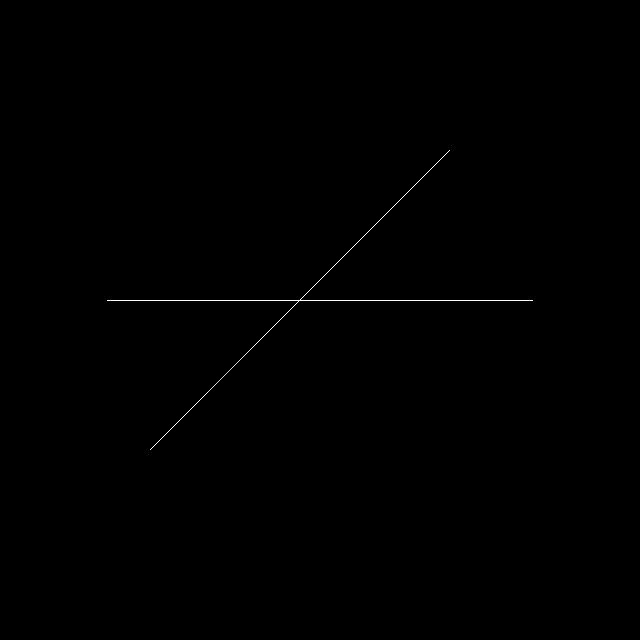
%> input picture rainSTORM_GUI_V2-40/crossed_lines2.png, 640 x 640 px
$ octave rainSTORM_extras_simulate.m   (GNU Octave 9; MATLAB toolbox functions it lacks are replaced by stand-ins)
%> lines starting %> are read from the running program, lines starting %| are printed output that depends on the picture; in (x1, y1, x2, y2) boxes, pixels count from 0 and x2, y2 are one past the last pixel; in counts of white or black regions, pixels touching at a corner belong together; the program's own positions count from 1
% rainSTORM_extras_simulate_3D_BW
%
% 2011 November 29  pseudo-3D_STORM_SIMULATION from Black and White object
%  Simulate some frames for astigmatic 3D storm...
% See    C:\Documents and Settings\ejr36\My
% Documents\Projects\2011_3D_Anisotropic_STORM\2011_11_29_3Dstorm

% Eric Rees
% 2D work on ERF()-matrix method by Mark Deimund
%
% Simulate a stack of anisotropic (3D) localisation microscopy data.
% This simulation uses our usual dSTORM assumptions: temporally independent
% frames, and randomly-activated fluorophores that persist for a duration
% of exactly one frame.
% It also assumes elliptical Gaussian PSFs, after Holtzer-2007:
%
% Holtzer-2007 Gaussian beams [APPLIED PHYSICS LETTERS 90, 053902 2007]
%
% The units in this script (used implicitely) are nanometres
% 16 nm per true-object pixel, 160 nm per CCD pixel
% Beware if other scripts use microns (mine often do - EJR)
%
% Outline:
% 1. Import "crossed lines" as the "true object"
%    This script assumes a black (0) and white (>0) true object
%    Greyscale true objects can be simulated using small edits, if needed
% 2. Determine the "true" fluorophore positions in x-y
%    Assign some z-positions (first try a pseudo-2D inclined plane)
% 3. Simulate some noise-free images using a 2D Gaussian allocation
% 4. Add (optionally) Gaussian and/or Poisson noise
% 5. Save each image sequentially
%
% ImageJ can then be used to compile the stack into a multipage .tif
%
% NOTES FOR SUCCESSFUL USE OF THIS SCRIPT
%
% Memo: in 2D we could use simple conv2, but for a Z-dep Gaussian, we'll
% need something more sophisticated. One approach that could work would be
% to allocate individual PSFs.
%
% Avoid simulating objects whose psfs will overfill their input image size!
% This script will fail if it tries to allocate signal beyond the border o
% the CCD (which equals the true object area). Will try to fix later.
%
% New users will want to edit file output directory (do find: imwrite )


% 0. Set flags to control the algorithm
close all
rng('shuffle')               % Start a random number sequence (see 'rng')

flag1p               = 0;    % Simulate a single dye molecule
flag2D               = 1;    % True: all z-posits = 0. False: 'inclined' Z

flagSaveTifs         = 0;    % Save grayscale tif frames
flagShowCCDImages    = 1;    % Show simulated frame on screen (slow)

flagGaussianNoise    = 1;    % Add Gaussian "camera noise" to ccdSignal
flagPoissonNoise     = 0;    % Add Poisson "background noise" to ccdSignal
flagQuantumPoisson   = 1;    % Convert expected photon number to Poisson variate. Simulates quantum behaviour

% 1. Import a "true object" and set parameters
readDir  = '';
readFile = 'crossed_lines2.png'; % C:\Documents and Settings\ejr36\My Documents\Projects\2011_3D_Anisotropic_STORM\2011_11_29_3Dstorm\crossed_lines.png
readIn   = [readDir, readFile];

trueObj = imread(readIn);
%> trueObj is the input picture: size 640x640x3 uint8; min 0, max 255, mean 0.4
trueObj = trueObj(:,:,1); % Really I want a black-and-white object
%> trueObj: size 640x640 uint8

pxObj    = 16;      % nm per pixel for true object, 16 fills the frame
rescale  = 10;      %(Use an Integer) # of true object pixels per CCD pixel
pxCCD    = pxObj*rescale;  % nm width of CCD pixels
ccdEdgesRow = 0:pxCCD:pxObj*size(trueObj,1);
%> ccdEdgesRow = 65 values from 0 to 10240
ccdEdgesCol = 0:pxCCD:pxObj*size(trueObj,2);
%> ccdEdgesCol = 65 values from 0 to 10240

numberOfImages     = 100;      % How many simulated images do we want?
% dyeFraction        = 0.0004;   % Probability a given dye is "on". Indep!!
dyeFraction   =  0.0025;
dyePhotons         = 1000;
noiseGaussianMean  = 100;
noiseGaussianSigma = 10;
noisePoissonMean   = 0;

simSig2D   = 160;      % (2D) Define PSF shape for simulated data...
simSigZero = 160;      % (3d) Define values for simulated data...
simZR      = 500;      % nanometers for all of these...
simGamma   = 600;

% USE THESE PARAMETERS IN THE MODEL EQUATION (Holtzer 2007):
% sigXsqr = ((simSigZero/simZR)^2) *(yData+simGamma).^2 + simSigZero^2;
% sigYsqr = ((simSigZero/simZR)^2) *(yData-simGamma).^2 + simSigZero^2;


% 2. Determine (or define) the dye locations in [Row,Col], and Z
% Assume dyes stick in the centre of the hi-res pixels

if(flag1p) % For a 1-molecule simulation, overwrite the input picture...
  trueObj = zeros(32);
  % trueObj(19,19)=1; % One dye
  % Two dyes:
  trueObj(17,23)=1;
  trueObj(24,12)=1;

  pxObj    = 80;    % nm per pixel for true object, 16 fills the frame
  rescale  = 2;     %(Use an Integer) # of true object pixels per CCD pixel
  pxCCD    = pxObj*rescale;  % nm width of CCD pixels
  ccdEdgesRow = 0:pxCCD:pxObj*size(trueObj,1);
  ccdEdgesCol = 0:pxCCD:pxObj*size(trueObj,2);

  dyeFraction    = 1; % For a single molecule, set it to be always on
end

trueObjBW = ( trueObj >= 1 ); % This is a "black and white" object
%> trueObjBW: size 640x640 logical; 0.18% white in thin lines or dots, all inside (x1, y1, x2, y2) = (107, 150, 533, 450)

[dyeObPosRow, dyeObPosCol] = find(trueObjBW);
%> dyeObPosRow = 725 values from 151 to 450; dyeObPosCol = 725 values from 108 to 533

% Determine Z-positions of dye molecules
if(flag2D) % (i) Simulate a flat plane of Z-positions: a 2D object
  trueObjZ = zeros(size(trueObj)); % All dyes are in the plane Z = 0
else
           % (ii) Alternatively, simulate something with 3D detail
           % Define Z-positions by putting the object on an inclined plane
  trueObjRows = size(trueObj,1);
  Zincrement  = 750/(trueObjRows - 1);
  trueObjLine = -375:Zincrement:375;
  trueObjZ    = flipud( (ones(size(trueObj,2),1)*trueObjLine)' );
end
  % Extract the vector of Z-positions from "image matrix" trueObjZ
  dyeObPosZ   = trueObjZ(sub2ind(size(trueObj),dyeObPosRow,dyeObPosCol));
%> dyeObPosZ = 725 values from 0 to 0


% 3. Simulate the images, using subsets of dyes, then get ccd
% images. Also need some way to visualise this as an image stack

figure(1)
colormap(gray)

tic % Start timing how long it takes to simulate a stack of images
for lpIm = 1:numberOfImages

  dyeIsActive = rand(size(dyeObPosRow));     % "Activate" a subset of dyes
  dyeIsActive = (dyeIsActive < dyeFraction);
  dyeIndexes  = find(dyeIsActive);

  imageCCD     = zeros( size(trueObj)./(rescale) );

  % For each dye glowing in the current frame:
  for loopDyes = 1:length(dyeIndexes); % Add photons for each dye in frame

      if(flag2D)
       mySigRow = simSig2D; % Circular Gaussian PSF, for 2D
       mySigCol = simSig2D;
      else
       myZ = dyeObPosZ(dyeIndexes(loopDyes));
       sigXsqr = ((simSigZero/simZR)^2) *(myZ+simGamma).^2 + simSigZero^2;
       sigYsqr = ((simSigZero/simZR)^2) *(myZ-simGamma).^2 + simSigZero^2;
       mySigRow = sqrt(sigYsqr);
       mySigCol = sqrt(sigXsqr); % This determines the PSF ellipticity
      end

      % Allocate signal from this dye onto the CCD grid
      % Use a reasonable analytical approximation...
      % First find relative CCD grid distances
      % "-0.0 used to be -0.5, for registration..."
      myPosRow = (dyeObPosRow(dyeIndexes(loopDyes)) -0.0)*pxObj;
      myPosCol = (dyeObPosCol(dyeIndexes(loopDyes)) -0.0)*pxObj; % Dye position in nm
      myCcdEdgeRow = find(ccdEdgesRow == max(ccdEdgesRow(ccdEdgesRow < myPosRow)) );
      myCcdEdgeCol = find(ccdEdgesCol == max(ccdEdgesCol(ccdEdgesCol < myPosCol)) );
      relCcdEdgesRow = (myCcdEdgeRow-4:myCcdEdgeRow+5)*pxCCD - myPosRow;
      relCcdEdgesCol = (myCcdEdgeCol-4:myCcdEdgeCol+5)*pxCCD - myPosCol;

      % Determine amount of psf in each pixel using vectorised format
      thisDyeSignal = (10000).*...  % Try handling numbers near 1
            ( erf(relCcdEdgesRow(2:10)/(mySigRow)) - erf(relCcdEdgesRow(1:9)/(mySigRow)) )'*...
            ( erf(relCcdEdgesCol(2:10)/(mySigCol)) - erf(relCcdEdgesCol(1:9)/(mySigCol)) );

      % Allocate signal photons to each pixel in proportion to psf fraction
      totalPsfSignal = sum(thisDyeSignal(:));
      thisDyeSignal = thisDyeSignal./totalPsfSignal; % Normalise
      thisDyeSignal = thisDyeSignal*dyePhotons;      % Photons in ccd pixels

      thisDyeSignal = floor(thisDyeSignal);

      if(flagQuantumPoisson)
       % Thompson-2002 converts expected photon number to a Poisson variate
       % This simulates Quantum Mechanical photon statistics
       % It worsens localisation precision (physically realistically)
       thisDyeSignal = uint16(thisDyeSignal);
       thisDyeSignal = imnoise(thisDyeSignal, 'poisson');
       thisDyeSignal = double(thisDyeSignal);
      end

      imageCCD(myCcdEdgeRow-4:myCcdEdgeRow+4, ...
               myCcdEdgeCol-4:myCcdEdgeCol+4) = ...
      imageCCD(myCcdEdgeRow-4:myCcdEdgeRow+4, ...
               myCcdEdgeCol-4:myCcdEdgeCol+4) + thisDyeSignal;

  end % Have now simulated image of all "active" dyes in this frame

% Now add camera (Gaussian) and shot (Poisson) noise to simulated data
  if(flagGaussianNoise)
    % Note the use of "floor" to quantise integer numbers of photons
    W = ones(size(imageCCD))*noiseGaussianMean + floor(noiseGaussianSigma*randn(size(imageCCD)) );
    imageCCD = imageCCD + W;
  end

  if(flagPoissonNoise)
    % Note the use of "uint16" to set integer scale for noise
    B = imnoise(uint16( noisePoissonMean*ones(size(imageCCD)) ),'poisson');
    imageCCD = uint16(imageCCD) + B;
  end


 imageCCD(imageCCD<0) = 0;        % Let negative noisy intensities = 0

  % Save image as a tif
  if(flagSaveTifs)
  imageCCD = uint16(imageCCD); % Vista Preview dislikes 16-bit.. ImageJ OK
  tifName = ['C:\Documents and Settings\ejr36\My Documents\Work_Papers\2013JoOptics\Matlab\image',int2str(lpIm),'.tif'];
  % Write as tif. Note that "append" mode is N^2 slow; avoid if possible.
  imwrite(imageCCD,tifName,'tif'); %,'writemode', 'append');
  % Don't use 'writemode', 'append' - stacking in ImageJ is faster
  end

  if(flagShowCCDImages)
  figure(1)            % NOTE THAT DISPLAYING IMAGES ON SCREEN IS SLOW!
  imagesc(imageCCD)
  end

  waitbar(lpIm/numberOfImages)
end     % Have now simulated one CCD image
%> this loop made 100 passes
%> dyeIndexes on passes 1, 2, 3, 4, 5, 6, 8, 9, 10, 12, 13, 14: [41; 187; 226; 403; 584], 269, [100; 524; 724], 433, [55; 286], [220; 343], [5; 681], [525; 660; 675], [195; 349; 381; 403], [92; 149], 602, 510
%> pass 1, `imageCCD = imageCCD + W;`:
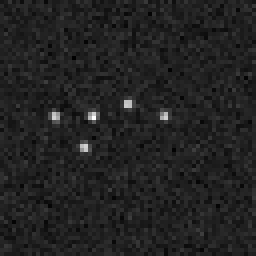
%> imageCCD: size 64x64 double (shown 4 times larger); min 62, max 348, mean 100.7; drawn with min black and max white
%> pass 2, `imageCCD = imageCCD + W;`:
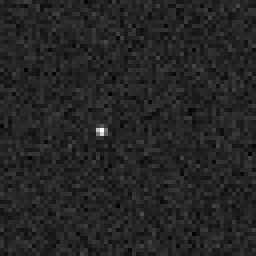
%> imageCCD: size 64x64 double (shown 4 times larger); min 63, max 316, mean 99.7; drawn with min black and max white
%> pass 3, `imageCCD = imageCCD + W;`:
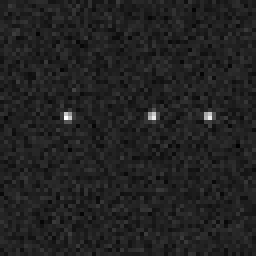
%> imageCCD: size 64x64 double (shown 4 times larger); min 64, max 334, mean 100; drawn with min black and max white
%> after the loop:
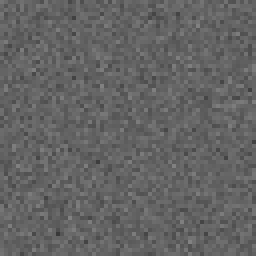
%> W: size 64x64 double (shown 4 times larger); min 57, max 130, mean 99.5
%> after the loop, mySigCol = 160; mySigRow = 160
toc     % Have now simulated a stack of dSTORM images. Stack them in ImageJ

$ run again, with rainSTORM_GUI_V2-40/crossed_lines.png copied over rainSTORM_GUI_V2-40/crossed_lines2.png
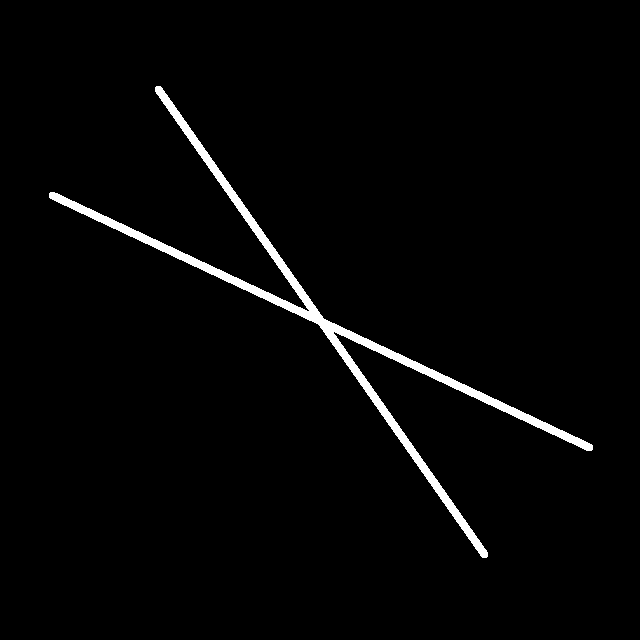
%> input picture rainSTORM_GUI_V2-40/crossed_lines.png, 640 x 640 px
%> trueObj is the input picture: size 640x640x3 uint8; 2.3% white; 1 white region, box (x1, y1, x2, y2) and area: (49, 86, 593, 558) 9226
%> dyeObPosRow = 9226 values from 87 to 558; dyeObPosCol = 9226 values from 50 to 593
%> the loop `for lpIm = 1:numberOfImages` made 100 passes
%> pass 1, `imageCCD = imageCCD + W;`:
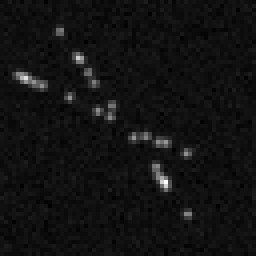
%> imageCCD: size 64x64 double (shown 4 times larger); min 66, max 600, mean 105.5; drawn with min black and max white
%> after the loop `for lpIm = 1:numberOfImages`:
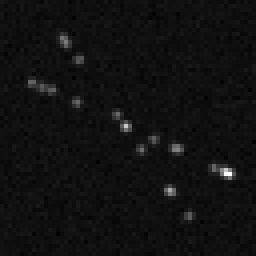
%> imageCCD: size 64x64 double (shown 4 times larger); min 57, max 746, mean 104.7; drawn with min black and max white
%> after the loop `for lpIm = 1:numberOfImages`: mySigCol = 160
